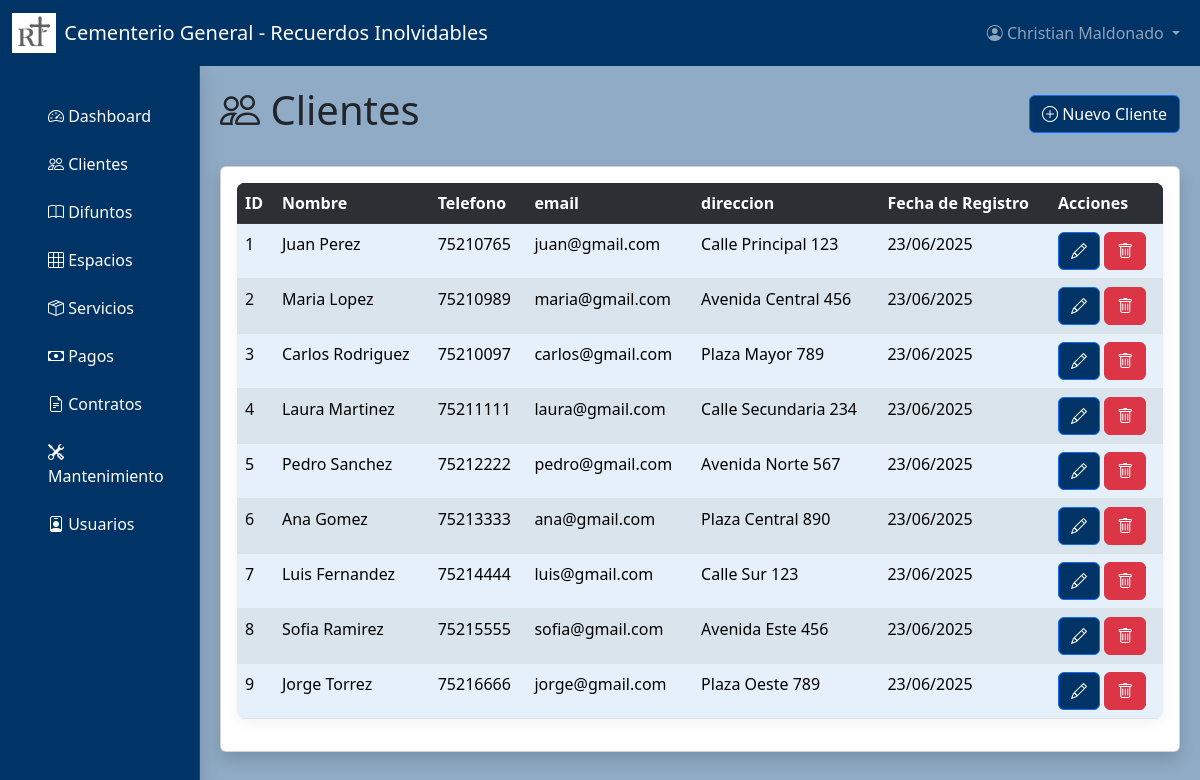
Page /clientes/ (signed in) on the earlier database version.
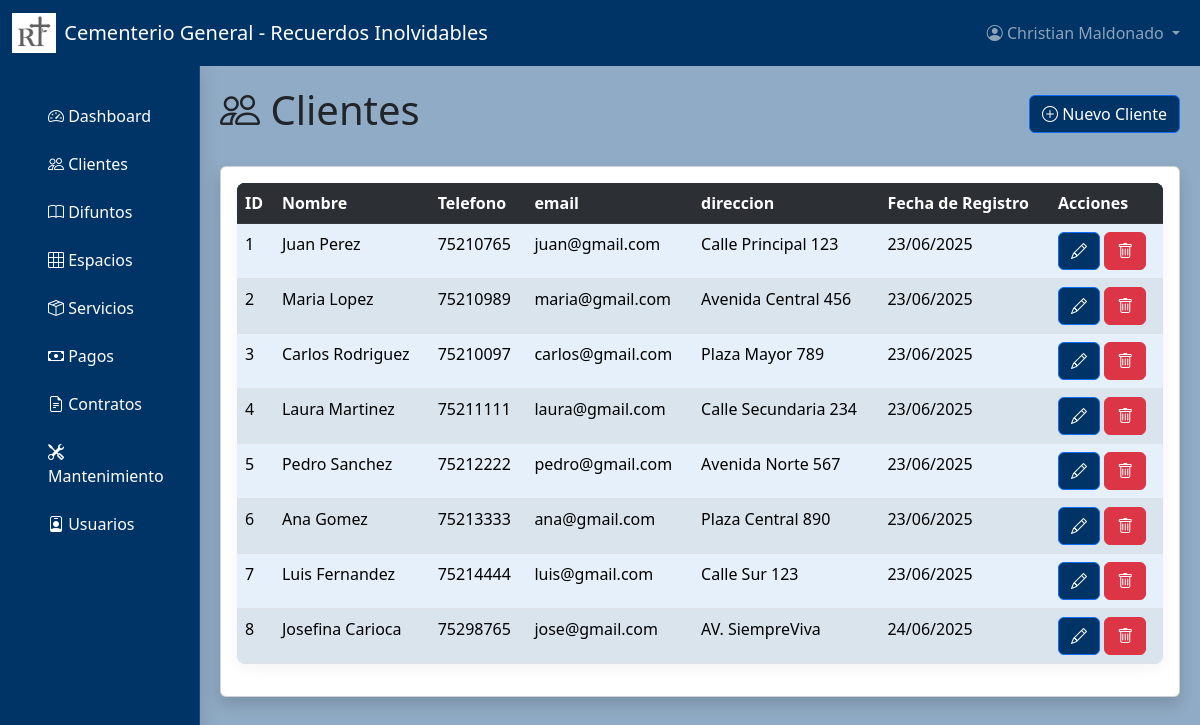
Same page on the later database version.
### models/cliente_model.py (models this page shows, shortened)
class Cliente(db.Model):
    __tablename__ = "clientes"
    id = db.Column(db.Integer,primary_key=True)
    nombre = db.Column(db.String,nullable=False)
    telefono = db.Column(db.Integer,nullable=False)
    email = db.Column(db.String,nullable=False)
    direccion = db.Column(db.String,nullable=False)
    fecha_registro = db.Column(db.DateTime,default=datetime.utcnow)
    difunto = db.relationship('Difunto', back_populates='cliente', lazy=True, cascade="all, delete-orphan")
    servicios = db.relationship('Servicio', back_populates='cliente', lazy=True, cascade="all, delete-orphan")
    pagos = db.relationship('Pago', back_populates='cliente', lazy=True, cascade="all, delete-orphan")
    contratos = db.relationship('Contrato', back_populates='cliente', cascade="all, delete-orphan")
    @staticmethod
    def get_all():
        return Cliente.query.all()
    def delete(self):
        db.session.delete(self)
        db.session.commit()

### controllers/cliente_controller.py (the view)
@cliente_bp.route("/")
@login_required
def index():
    clientes = Cliente.get_all()
    return cliente_view.list(clientes)

### models/usuario_model.py (called while the page is built)
    @staticmethod
    def get_by_id(id):
        return Usuario.query.get(id)

### run.py (called while the page is built)
@login_manager.user_loader
def load_user(user_id):
    return Usuario.get_by_id(user_id)

@app.context_processor
def inject_clientes():
    if current_user.is_authenticated:
        return dict(clientes=Cliente.query.all())
    return {}

@app.context_processor
def inject_difuntos():
    if current_user.is_authenticated:
        return dict(difuntos=Difunto.query.all())
    return {}

@app.context_processor
def inject_espacios():
    if current_user.is_authenticated:
        return dict(espacios=Espacio.query.all())
    return {}

@app.context_processor
def inject_servicios():
    if current_user.is_authenticated:
        return dict(servicios=Servicio.query.all())
    return {}

@app.context_processor
def inject_servicios():
    if current_user.is_authenticated:
        return dict(servicios=Servicio.query.all())
    return {}

@app.context_processor
def inject_common_variables():
    if current_user.is_authenticated:
        return {
            'ingresos_totales': db.session.query(db.func.sum(Servicio.costo))
                                .filter(Servicio.estado == 'Pagado').scalar() or 0,
        }
    return {}

### templates/clientes/index.html (shortened to what this page needs)
{% extends 'dashboard.html' %}
{% block dashboard_content %}
<div class="d-flex justify-content-between align-items-center mb-4">
    <h1><i class="bi bi-people"></i> Clientes</h1>
    <button type="button" class="btn btn-primary" data-bs-toggle="modal" data-bs-target="#ModalCrear">
        <i class="bi bi-plus-circle"></i> Nuevo Cliente
    </button>
</div>
<div class="card shadow">
    <div class="card-body">
        <table class="table table-striped">
            <tr class="table-dark">
                <th>ID</th>
                <th>Nombre</th>
                <th>Telefono</th>
                <th>email</th>
                <th>direccion</th>
                <th>Fecha de Registro</th>
                <th>Acciones</th>
            </tr>
            {% for item in clientes %}
            <tr>
                <td>{{item.id}}</td>
                <td>{{item.nombre}}</td>
                <td>{{item.telefono}}</td>
                <td>{{item.email}}</td>
                <td>{{item.direccion}}</td>
                <td>{{item.fecha_registro.strftime('%d/%m/%Y')}}</td>
                <td>
                    <button class="btn btn-primary" data-bs-target="#ModalEditar{{ item.id }}" data-bs-toggle="modal">
                        <i class="bi bi-pencil"></i>
                    </button>
                    <a href="{{ url_for('cliente.delete', id=item.id) }}" class="btn btn-danger">
                        <i class="bi bi-trash"></i>
                    </a>
                </td>
            </tr>
            {% endfor %}
        </table>
    </div>
</div>
{% endblock %}

Differences in the rows shown:
removed Cliente: id "9", nombre "Jorge Torrez", telefono "75216666", email "jorge@gmail.com", direccion "Plaza Oeste 789", fecha_registro "23/06/2025"
changed Cliente id 8: nombre "Sofia Ramirez" → "Josefina Carioca"; telefono "75215555" → "75298765"; email "sofia@gmail.com" → "jose@gmail.com"; direccion "Avenida Este 456" → "AV. SiempreViva"; fecha_registro "23/06/2025" → "24/06/2025"
